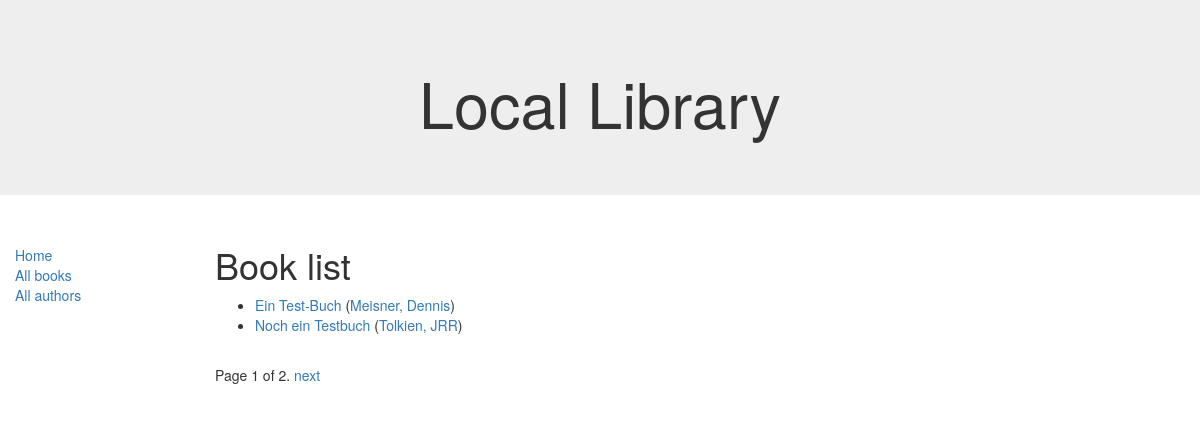
/catalog/books/, run on the app's committed database.
### catalog/models.py (models this page shows, shortened)
class Book(models.Model):
    title = models.CharField(max_length=200)
    author = models.ForeignKey('Author', on_delete=models.SET_NULL, null=True)
    summary = models.TextField(max_length=1000, help_text="Enter a brief description.")
    isbn = models.CharField('ISBN', max_length=13, help_text="13 Characters.")
    genre = models.ManyToManyField(Genre, help_text="Select a genre for the book.")
    def get_absolute_url(self):
        return reverse('book-detail', args=[str(self.id)])
    def display_genre(self):
        """Creates a string for the genre."""
        return ', '.join([genre.name for genre in self.genre.all()[:3]])
    display_genre.short_description = 'Genre'

class Author(models.Model):
    first_name = models.CharField(max_length=100)
    last_name = models.CharField(max_length=100)
    date_of_birth = models.DateField(null=True, blank=True)
    date_of_death = models.DateField('Died', null=True, blank=True)
    def get_absolute_url(self):
        return reverse('author-detail', args=[str(self.id)])
    def __str__(self):
        return '%s, %s' % (self.last_name, self.first_name)

### catalog/views.py (the view)
class BookListView(generic.ListView):
    model = Book
    paginate_by = 2

### catalog/templates/catalog/book_list.html
{% extends "base_generic.html" %}
{% block content %}
    <h1>Book list</h1>
    {% if book_list %}
    <ul>
        {% for book in book_list %}
        <li>
            <a href="{{ book.get_absolute_url }}">{{ book.title }}</a> (<a href="{{ book.author.get_absolute_url }}">{{book.author}}</a>)
        </li>
        {% endfor %}
    </ul>
    {% else %}
        <p>There are no books in the library.</p>
    {% endif %}
{% endblock %}

### data on the page
Book: title "Ein Test-Buch", author "Meisner, Dennis"
Book: title "Noch ein Testbuch", author "Tolkien, JRR"

### other printed values
{{ page_obj.number }} "1"
{{ page_obj.paginator.num_pages }} "2"
